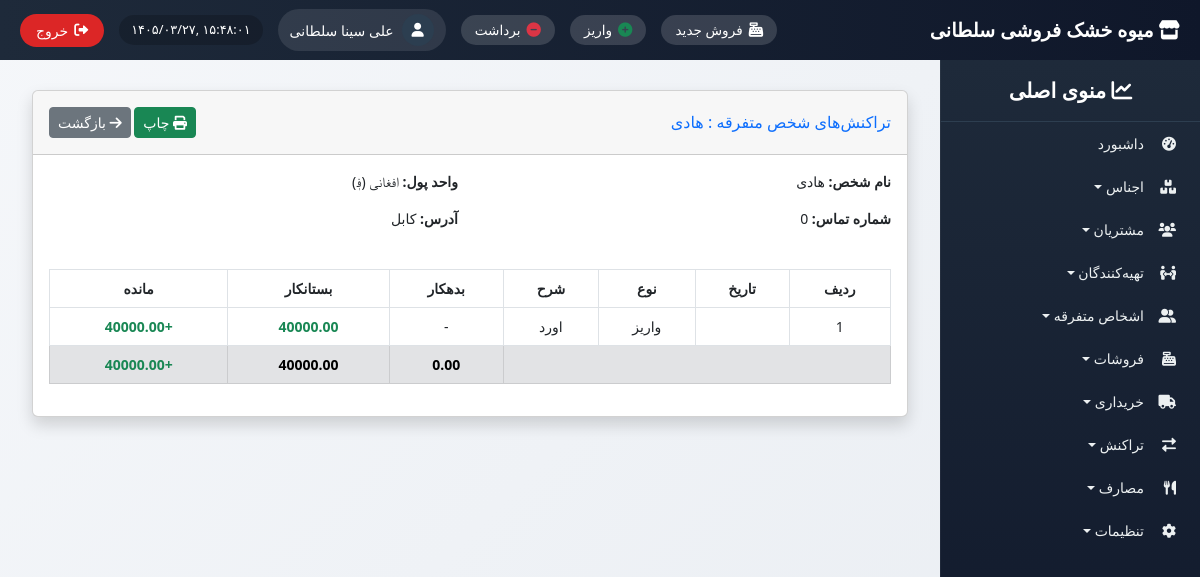
/misc-persons/transactions/1/ (signed in), run on the app's committed database.
### misc_persons/models.py (models this page shows, shortened)
class MiscPerson(models.Model):
    name = models.CharField(max_length=200, verbose_name="نام شخص")
    phone = models.CharField(max_length=20, blank=True, verbose_name="شماره تماس")
    currency = models.ForeignKey(Currency, on_delete=models.PROTECT, verbose_name="واحد پول")
    address = models.TextField(blank=True, verbose_name="آدرس")
    created_at = models.DateTimeField(auto_now_add=True, verbose_name="تاریخ ثبت")
    class Meta:
        verbose_name = "شخص متفرقه"
        verbose_name_plural = "اشخاص متفرقه"

### settings_app/models.py (models this page shows, shortened)
class Currency(models.Model):
    code = models.CharField(max_length=3, unique=True, verbose_name="کد")
    name = models.CharField(max_length=50, verbose_name="نام واحد پول")
    symbol = models.CharField(max_length=5, verbose_name="نماد")
    is_active = models.BooleanField(default=True, verbose_name="فعال")
    class Meta:
        verbose_name = "واحد پول"
        verbose_name_plural = "واحدهای پول"

### transactions/models.py (models this page shows, shortened)
class FinancialTransaction(models.Model):
    TRANSACTION_TYPES = [
        ('IN', 'واریز (جمع به حساب)'),
        ('OUT', 'برداشت از حساب'),
    ]
    PERSON_TYPES = [
        ('CUSTOMER', 'مشتری'),
        ('SUPPLIER', 'تهیه‌کننده'),
        ('MISC', 'متفرقه'),
    ]
    transaction_date = models.DateField(verbose_name="تاریخ تراکنش")
    amount = models.DecimalField(max_digits=12, decimal_places=2, verbose_name="مبلغ")
    transaction_type = models.CharField(max_length=3, choices=TRANSACTION_TYPES, verbose_name="نوع تراکنش")
    person_type = models.CharField(max_length=10, choices=PERSON_TYPES, verbose_name="نوع شخص")
    customer = models.ForeignKey(Customer, on_delete=models.SET_NULL, null=True, blank=True, verbose_name="مشتری")
    supplier = models.ForeignKey(Supplier, on_delete=models.SET_NULL, null=True, blank=True, verbose_name="تهیه‌کننده")
    misc_person = models.ForeignKey(MiscPerson, on_delete=models.SET_NULL, null=True, blank=True, verbose_name="شخص متفرقه")
    description = models.CharField(max_length=255, blank=True, verbose_name="توضیحات")
    date_created = models.DateTimeField(auto_now_add=True, verbose_name="تاریخ ثبت در سیستم")
    created_by = models.ForeignKey(User, on_delete=models.SET_NULL, null=True, verbose_name="ثبت کننده")
    class Meta:
        verbose_name = "تراکنش مالی"
        verbose_name_plural = "تراکنش‌های مالی"
        ordering = ['-transaction_date']

### misc_persons/views.py (the view)
# urls.py: path('transactions/<int:pk>/', views.misc_transactions, name='misc_transactions'),
@login_required
def misc_transactions(request, pk):
    person = get_object_or_404(MiscPerson, pk=pk)
    financial_transactions = FinancialTransaction.objects.filter(
        person_type='MISC',
        misc_person=person
    ).exclude(description__icontains='قرض').order_by('date_created')
    transactions_list = []
    total_debit = Decimal('0')
    total_credit = Decimal('0')
    for ft in financial_transactions:
        if ft.transaction_type == 'OUT':  # برداشت = بدهکار
            amount = ft.amount
            total_debit += amount
            transactions_list.append({
                'date': ft.date_created,
                'type': 'برداشت',
                'description': ft.description,
                'debit': amount,
                'credit': None,
                'balance': None,
            })
        else:  # IN = واریز = بستانکار
            amount = ft.amount
            total_credit += amount
            transactions_list.append({
                'date': ft.date_created,
                'type': 'واریز',
                'description': ft.description,
                'debit': None,
                'credit': amount,
                'balance': None,
            })
    transactions_list.sort(key=lambda x: x['date'])
    balance = Decimal('0')
    for item in transactions_list:
        if item['debit']:
            balance += item['debit']
        if item['credit']:
            balance -= item['credit']
        item['balance'] = balance
    return render(request, 'misc_persons/misc_transactions.html', {
        'person': person,
        'transactions': transactions_list,
        'total_debit': total_debit,
        'total_credit': total_credit,
    })

### utils/templatetags/jcal.py (called while the page is built)
@register.filter
def to_jalali_number(date):
    if not date:
        return ""
    try:
        jalali_date = jdatetime.date.fromgregorian(date=date)
        return jalali_date.strftime('%Y/%m/%d')
    except:
        return str(date)

### templates/misc_persons/misc_transactions.html (shortened to what this page needs)
{% extends 'base_with_sidebar.html' %}
{% load i18n %}
{% load jcal %}
{% block content %}
<div class="container-fluid" id="print-area">
    <div class="card shadow mb-4">
        <div class="card-header py-3 d-flex justify-content-between align-items-center">
            <h6 class="m-0 font-weight-bold text-primary">
                {% trans "تراکنش‌های شخص متفرقه" %} : {{ person.name }}
            </h6>
            <div>
                <button onclick="window.print()" class="btn btn-sm btn-success">
                    <i class="fas fa-print"></i> {% trans "چاپ" %}
                </button>
                <a href="{% url 'misc_persons:misc_list' %}" class="btn btn-sm btn-secondary">
                    <i class="fas fa-arrow-right"></i> {% trans "بازگشت" %}
                </a>
            </div>
        </div>
        <div class="card-body">
            <div class="row mb-4">
                <div class="col-md-6">
                    <p><strong>نام شخص:</strong> {{ person.name }}</p>
                    <p><strong>شماره تماس:</strong> {{ person.phone|default:"-" }}</p>
                </div>
                <div class="col-md-6">
                    <p><strong>واحد پول:</strong> {{ person.currency.name }} ({{ person.currency.symbol }})</p>
                    <p><strong>آدرس:</strong> {{ person.address|default:"-" }}</p>
                </div>
            </div>
            <div class="table-responsive">
                <table class="table table-bordered table-hover text-center">
                    <thead>
                        <tr>
                            <th>ردیف</th>
                            <th>تاریخ</th>
                            <th>نوع</th>
                            <th>شرح</th>
                            <th>بدهکار</th>
                            <th>بستانکار</th>
                            <th>مانده</th>
                        </tr>
                    </thead>
                    <tbody>
                        {% for tr in transactions %}
                        <tr>
                            <td>{{ forloop.counter }}</td>
                            <td>{{ tr.date|to_jalali_number }}</td>
                            <td>{{ tr.type }}</td>
                            <td>{{ tr.description }}</td>
                            <td class="{% if tr.debit %}text-danger fw-bold{% endif %}">
                                {% if tr.debit %}{{ tr.debit|floatformat:2 }}{% else %}-{% endif %}
                            </td>
                            <td class="{% if tr.credit %}text-success fw-bold{% endif %}">
                                {% if tr.credit %}{{ tr.credit|floatformat:2 }}{% else %}-{% endif %}
                            </td>
                            <td>
                                <strong class="{% if tr.balance > 0 %}text-danger{% elif tr.balance < 0 %}text-success{% else %}text-primary{% endif %}">
                                    {% if tr.balance > 0 %}{{ tr.balance|floatformat:2 }}{% elif tr.balance < 0 %}+{{ tr.balance|floatformat:2|cut:"-" }}{% else %}0{% endif %}
                                </strong>
                            </td>
                        </tr>
                        {% empty %}
                        <tr><td colspan="7">هیچ تراکنشی یافت نشد.</td></tr>
                        {% endfor %}
                    </tbody>
                    <tfoot>
                        <tr class="table-secondary fw-bold">
                            <td colspan="4"></td>
                            <td>{{ total_debit|floatformat:2 }}</td>
                            <td>{{ total_credit|floatformat:2 }}</td>
                            <td>
                                {% if transactions %}
                                    {% with last=transactions|last %}
                                        <span class="{% if last.balance > 0 %}text-danger{% elif last.balance < 0 %}text-success{% else %}text-primary{% endif %}">
                                            {% if last.balance > 0 %}{{ last.balance|floatformat:2 }}{% elif last.balance < 0 %}+{{ last.balance|floatformat:2|cut:"-" }}{% else %}0{% endif %}
                                        </span>
                                    {% endwith %}
                                {% else %}
                                    0
                                {% endif %}
                            </td>
                        </tr>
                    </tfoot>
                </table>
            </div>
        </div>
    </div>
</div>
{% endblock %}

### templates/base_with_sidebar.html (shortened to what this page needs)
<!DOCTYPE html>
{% load i18n static %}
{% get_current_language as LANGUAGE_CODE %}
<html lang="fa" dir="rtl">
<head>
    <link href="https://cdn.jsdelivr.net/npm/bootstrap@5.2.3/dist/css/bootstrap.rtl.min.css" rel="stylesheet">
    <link rel="stylesheet" href="https://cdnjs.cloudflare.com/ajax/libs/font-awesome/6.0.0/css/all.min.css">
    <link href="https://cdn.jsdelivr.net/gh/rastikerdar/vazir-font@v30.1.0/dist/font-face.css" rel="stylesheet">
</head>
<body>
    <div class="top-navbar">
        <div class="store-name"><i class="fas fa-store"></i> میوه خشک فروشی سلطانی</div>
        <div class="top-nav-left">
            <a href="{% url 'sales:new_sale' %}" class="shortcut-btn" title="فروش جدید"><i class="fas fa-cash-register"></i><span> فروش جدید</span></a>
            <a href="{% url 'transactions:transaction_create_in' %}" class="shortcut-btn" title="واریز"><i class="fas fa-plus-circle text-success"></i><span> واریز</span></a>
            <a href="{% url 'transactions:transaction_create_out' %}" class="shortcut-btn" title="برداشت"><i class="fas fa-minus-circle text-danger"></i><span> برداشت</span></a>
            <div class="admin-info">
                <div class="admin-avatar"><i class="fas fa-user"></i></div>
                <span class="admin-name">{{ user.get_full_name|default:user.username }}</span>
            </div>
            <div class="datetime" id="current-datetime"></div>
            <button type="button" class="logout-btn" id="logoutTrigger"><i class="fas fa-sign-out-alt"></i> <span>خروج</span></button>
        </div>
    </div>
    <div class="sidebar" id="sidebar">
        <div class="sidebar-header"><i class="fas fa-chart-line"></i> منوی اصلی</div>
        <ul class="nav flex-column">
            <li class="nav-item"><a class="nav-link" href="{% url 'dashboard' %}"><i class="fas fa-tachometer-alt"></i> داشبورد</a></li>
            <li class="nav-item dropdown-toggle" data-menu="products"><i class="fas fa-boxes"></i> اجناس</li>
            <li class="nav-item dropdown-toggle" data-menu="customers"><i class="fas fa-users"></i> مشتریان</li>
            <li class="nav-item dropdown-toggle" data-menu="suppliers"><i class="fas fa-people-arrows"></i> تهیه‌کنندگان</li>
            <li class="nav-item dropdown-toggle" data-menu="misc"><i class="fas fa-user-friends"></i> اشخاص متفرقه</li>
            <li class="nav-item dropdown-toggle" data-menu="sales"><i class="fas fa-cash-register"></i> فروشات</li>
            <li class="nav-item dropdown-toggle" data-menu="purchases"><i class="fas fa-truck"></i> خریداری</li>
            <li class="nav-item dropdown-toggle" data-menu="transactions"><i class="fas fa-exchange-alt"></i> تراکنش</li>
            <li class="nav-item dropdown-toggle" data-menu="expenses"><i class="fas fa-utensils"></i> مصارف</li>
            <li class="nav-item dropdown-toggle" data-menu="settings"><i class="fas fa-cog"></i> تنظیمات</li>
        </ul>
    </div>
    <div class="content">
        {% block content %}{% endblock %}
    </div>
</body>
</html>

### templates/base_with_sidebar.html (style rules this page uses)
* { font-family: 'Vazir', 'Tahoma', 'Segoe UI', sans-serif; }
body { background: linear-gradient(135deg, #f5f7fa 0%, #e9edf2 100%); font-size: 14px; padding-top: 70px; margin: 0; height: 100vh; overflow: hidden; }
.top-navbar { position: fixed; top: 0; right: 0; left: 0; height: 60px; background: linear-gradient(90deg, #1e2a3a 0%, #0f172a 100%); z-index: 1050; display: flex; align-items: center; justify-content: space-between; padding: 0 20px; color: white; }
.store-name { font-size: 1.2rem; font-weight: 700; }
.top-nav-left { display: flex; align-items: center; gap: 15px; }
.admin-info { display: flex; align-items: center; gap: 8px; background: rgba(255,255,255,0.1); padding: 5px 12px; border-radius: 40px; }
.admin-avatar { width: 32px; height: 32px; background: #2c3e50; border-radius: 50%; display: flex; align-items: center; justify-content: center; }
.datetime { direction: ltr; background: rgba(0,0,0,0.2); padding: 5px 12px; border-radius: 40px; font-size: 0.8rem; }
.logout-btn { background-color: #dc2626; color: white; border: none; padding: 6px 16px; border-radius: 40px; display: flex; align-items: center; gap: 6px; }
.shortcut-btn { background: rgba(255,255,255,0.15); border: none; color: white; padding: 5px 14px; border-radius: 40px; font-size: 0.85rem; font-weight: 500; transition: 0.2s; display: inline-flex; align-items: center; gap: 6px; text-decoration: none; }
.shortcut-btn i { font-size: 0.9rem; }
.sidebar { position: fixed; top: 60px; right: 0; height: calc(100vh - 60px); width: 260px; background: linear-gradient(180deg, #1e2a3a 0%, #0f172a 100%); color: white; overflow-y: auto; z-index: 1000; transition: 0.3s; border-left: 1px solid rgba(255,255,255,0.05); }
.sidebar-header { padding: 15px 20px; font-size: 1.3rem; font-weight: 600; border-bottom: 1px solid #2d3e50; text-align: center; }
.sidebar .nav-link, .dropdown-toggle { color: #ecf0f1; padding: 8px 16px; border-radius: 10px; margin: 3px 8px; display: flex; align-items: center; cursor: pointer; text-decoration: none; }
.sidebar .nav-link i, .dropdown-toggle i { width: 24px; margin-left: 8px; }
.content { margin-right: 260px; padding: 20px; height: calc(100vh - 60px); overflow-y: auto; }

### data on the page
MiscPerson: name "هادی", phone "0", currency.name "افغانی", currency.symbol "؋", address "کابل"
FinancialTransaction: description "اورد", credit "40000.00"

### other printed values
{{ user.get_full_name|default:user.username }} "علی سینا سلطانی"
{{ tr.type }} "واریز"
{{ tr.balance|floatformat:2|cut:"-" }} "40000.00"
{{ total_debit|floatformat:2 }} "0.00"
{{ total_credit|floatformat:2 }} "40000.00"
{{ last.balance|floatformat:2|cut:"-" }} "40000.00"
